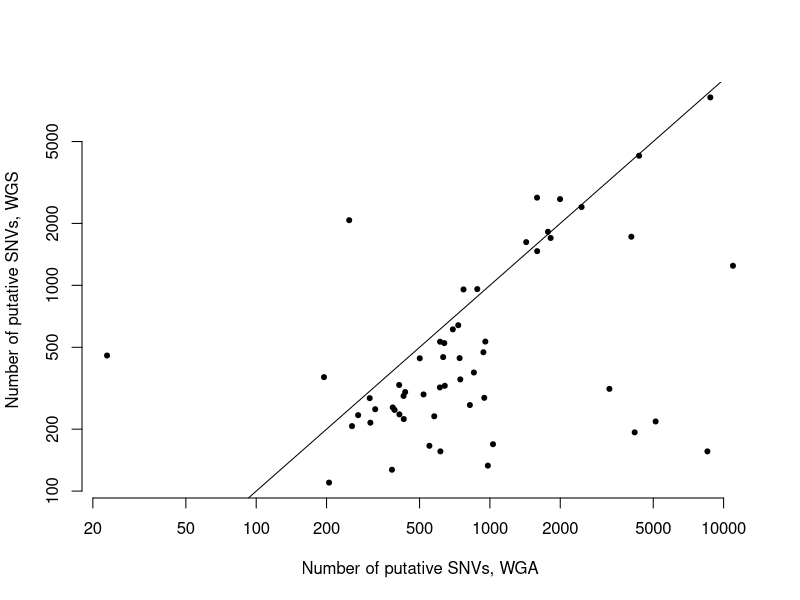
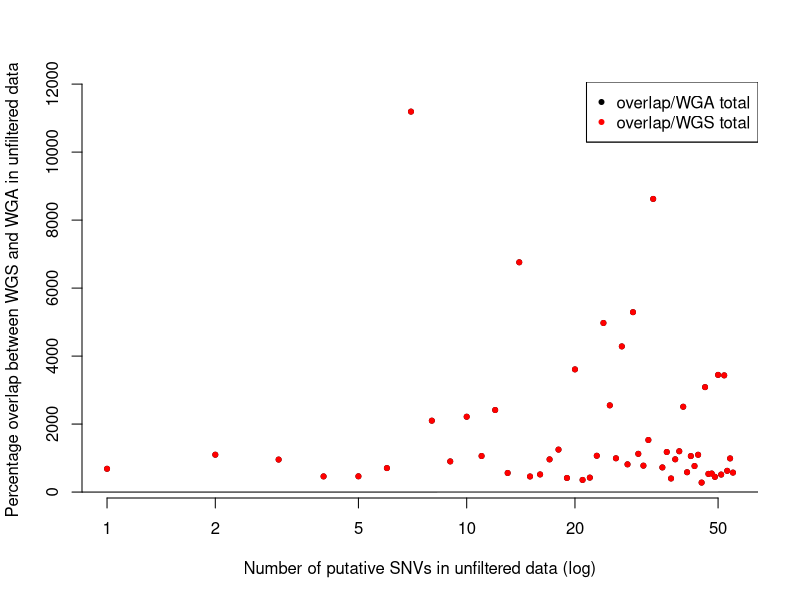
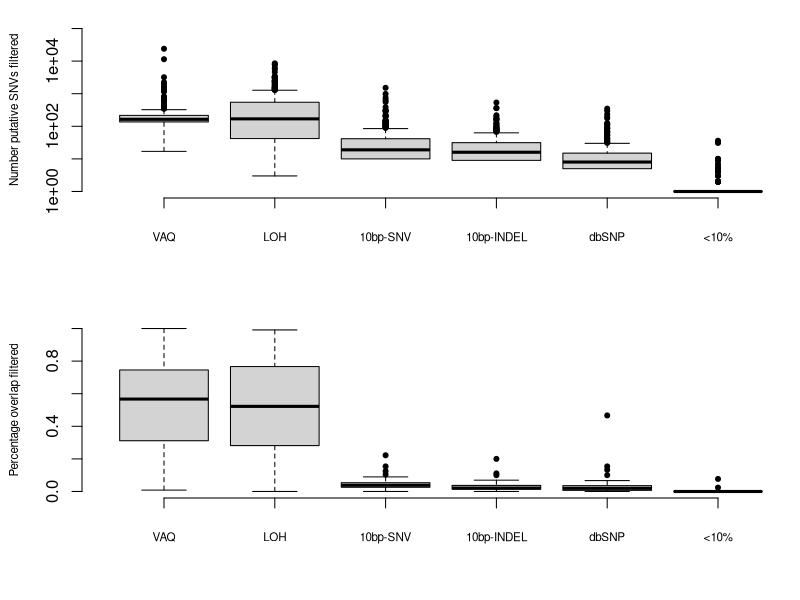
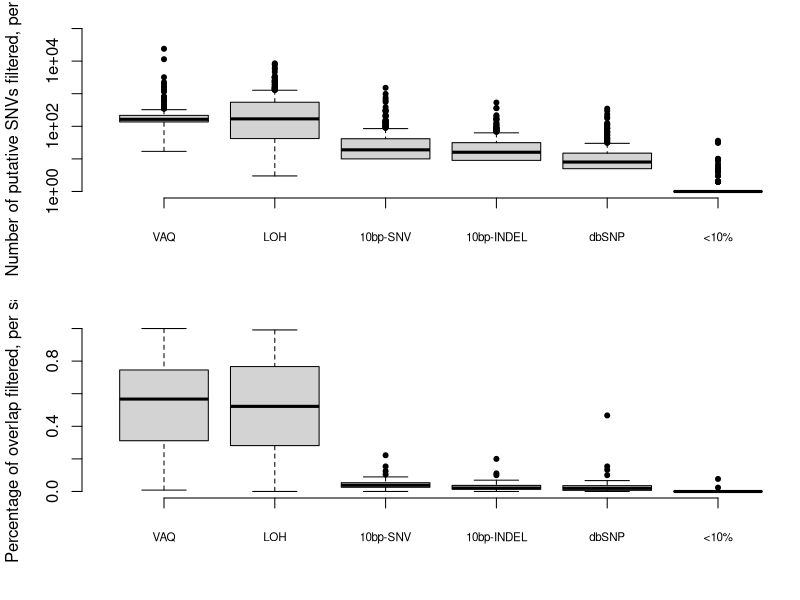
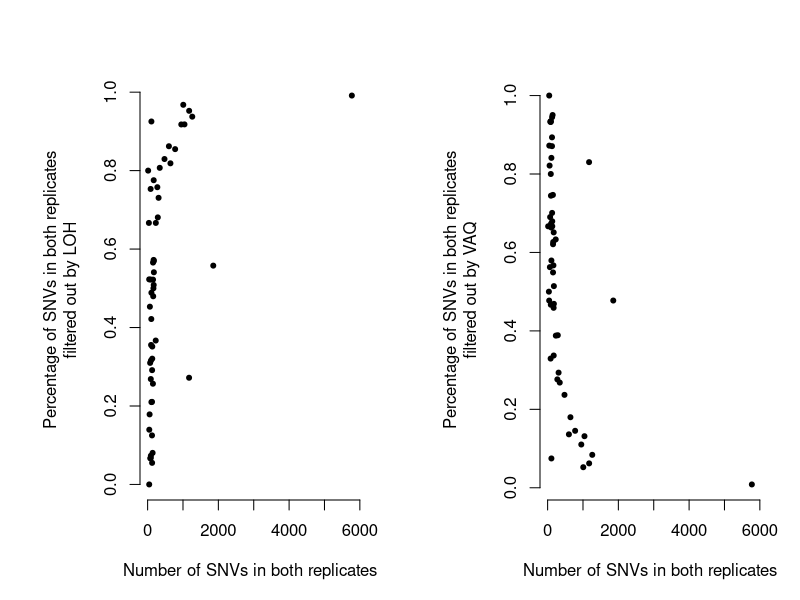

Generate these figures, in order, with R:
## This is the R script (run on a Macbook) to create the figures from the data in FIGURE_DATA

###############
## LOAD DATA ##
###############

data2 = read.table( "../FIGURE_DATA/unfiltered_WGS-WGA_counts.txt", header=T )
data34 = read.table( "../FIGURE_DATA/STD40_unfiltered_overlap.txt", header=T )
data5 = read.table( "../FIGURE_DATA/numbers_excluded_by_filter_MUTATION_CALLS_STD40.txt", header=T )
data6 = read.table( "../FIGURE_DATA/overlap_numbers_excluded_by_filter_MUTATION_CALLS_STD40.txt", header=T )
data78a = read.table( "../FIGURE_DATA/STD40_unfiltered_overlap.txt", header=T )
data78a[ 3:14 ] <- list( NULL )
data78b = read.table( "../FIGURE_DATA/overlap_numbers_excluded_by_filter_MUTATION_CALLS_STD40.txt", header=T )
data78b[ 2:7 ] <- list( NULL )
data78b[ 4:5 ] <- list( NULL )
data78b[ 6:7 ] <- list( NULL )

#########################################################
## FIGURE 2: Number of putative SNVs in WGS versus WGA ##
#########################################################

# pdf( "../FIGURE_PDFS/Figure2.pdf" )
par(bty='n')
plot(data2$C282_count, data2$C484_count, log='xy', pch=20, xlab="Number of putative SNVs, WGA", ylab="Number of putative SNVs, WGS" )
abline(0,1)
# dev.off()

############################
## FIGURE 2 CORERELATIONS ##
############################

# First the Pearson correlation on the raw data
# cor.test(data2$C282_count, data2$C484_count)
# OUTPUT: t = 4.2622, df = 53, p-value = 8.35e-05, 95 percent confidence interval: 0.2770757 0.6794588, cor=0.5052344

# Next the Pearson correlation on the log-transformed data
# cor.test( log(data2$C282_count), log(data2$C484_count) )
# OUTPUT: t = 3.6456, df = 53, p-value = 0.0006086, 95 percent confidence interval: 0.2070558 0.6373449, cor=0.4477571

# Finally the Spearman correlation
# cor.test(data2$C282_count, data2$C484_count, method="spearman")
# OUTPUT: S = 16142.79, p-value = 0.001511, rho=0.4176482

##################################################################################
## FIGURE 3 ORIGINAL: Density of percentage overlap between WGS and WGA samples ##
##################################################################################

# pdf( "../FIGURE_PDFS/Figure3.pdf" )
# figure title (should it ever be needed): Greater % of WGS sample found in overlap than WGA
# amp_frac = density( data34$OVERLAP/data34$TOTAL_WGA.C282., from=0 )
# seq_frac = density( data34$OVERLAP/data34$TOTAL_WGS.C484., from=0 )
# par(bty='n')
# plot( seq_frac$x, seq_frac$y, type='l', col='blue', main="", xlab="Percentage of putative SNVs in a sample also recovered in the samples's technical replicate", ylab="Density")
# legend( "topright", c( "WGS", "WGA" ), col=c( "blue", "red" ), lty=1 )
# lines( amp_frac$x, amp_frac$y, col='red' )
# dev.off()

#############################################################################################################
## FIGURE 3 MOD (ORIGINAL FIGURE 4): Percentage of overlap versus (log) number of putative SNVs per sample ##
#############################################################################################################

#pdf( "../FIGURE_PDFS/Figure3.pdf" )
# when necessary, use the following title: Number of putative SNPs does not correlate with percentage WGS/WGA overlap
par(bty = 'n')
plot( data34$TOTAL, data34$PERCENT_OVERLAP_by_WGA.282, log='x', pch=20, main="", xlab="Number of putative SNVs in unfiltered data (log)", ylab="Percentage overlap between WGS and WGA in unfiltered data" )
points ( data34$TOTAL, data34$PERCENT_OVERLAP_by_WGS.484, pch=20, col="red" )
abline( 0,1 )
legend( 'topright', c( "overlap/WGA total", "overlap/WGS total" ), col=c( 'black', 'red' ) )
legend( 'topright', c( "overlap/WGA total", "overlap/WGS total" ), col=c( 'black', 'red' ), pch=20 )
#dev.off()

############################
## FIGURE 3 CORERELATIONS ##
############################

# First the Pearson correlation on the raw data
# cor.test(data34$TOTAL, data34$PERCENT_OVERLAP_by_WGA.282)
# OUTPUT: t = -0.2989, df = 53, p-value = 0.7662, 95 percent confidence interval: -0.3030232  0.2267410, cor=-0.04102397

# Next the Pearson correlation on the log-transformed data
# cor.test( log(data34$TOTAL), data34$PERCENT_OVERLAP_by_WGA.282 )
# OUTPUT: t = -0.043, df = 53, p-value = 0.9659, 95 percent confidence interval: -0.2707813  0.2597958, cor=-0.005908626

# Finally the Spearman correlation
# cor.test(data34$TOTAL, data34$PERCENT_OVERLAP_by_WGA.282, method="spearman")
# OUTPUT: S = 29268, p-value = 0.6847, rho=-0.05584416

############################################################################################
## FIGURE 4 (ORIG FIGURE 5 and 6): Number of putative SNPs removed by each of six filters ##
############################################################################################

# pdf( "../FIGURE_PDFS/Figure4.pdf", width=6, height=5 )
par(bty='n', mfrow=c(2,1), mar=c(5.1,4.1,1.1,0))
boxplot( data5[,c(5,7,4,3,6,8)], log='y', ylim=c(1,100000), xaxt='n', cex.lab=0.7, pch=20, ylab="Number putative SNVs filtered" )
axis( 1, at=1:6, padj=0.8, cex.axis=0.7, labels=c( "VAQ", "LOH", "10bp-SNV", "10bp-INDEL", "dbSNP", "<10%" ) )
boxplot( data6[,c(9,13,7,5,11,15)], ylim=c(0,1), xaxt='n', cex.lab=0.7, ylab="Percentage overlap filtered", pch=20 )
axis( 1, at=1:6, padj = 0.8, cex.axis=0.7, labels=c( "VAQ", "LOH", "10bp-SNV", "10bp-INDEL", "dbSNP", "<10%" ) )
# dev.off()

##############################################################
## FIGURE 5 IS MADE IN THE SCRIPT Jacquard.R IN THIS FOLDER ##
##############################################################

##############################################################################################################################################
## FIGURE 6 (ORIG FIGURES 7 AND 8): Percentage of replicate SNVs filtered out by LOH, as a function of the total number of overlapping SNVs ##
##############################################################################################################################################

LOH_VAQ_data <- merge( data78a, data78b, by="SAMPLE" )
names( LOH_VAQ_data )[ names( LOH_VAQ_data )=="FILT_5_COUNT" ] <- "VAQ_COUNT"
names( LOH_VAQ_data )[ names( LOH_VAQ_data )=="FILT_7_COUNT" ] <- "LOH_COUNT"
names( LOH_VAQ_data )[ names( LOH_VAQ_data )=="FILT_5_PERCENT" ] <- "VAQ_PERCENT"
names( LOH_VAQ_data )[ names( LOH_VAQ_data )=="FILT_7_PERCENT" ] <- "LOH_PERCENT"

# note that this is pretty close to 1.00 every time, hence the inversion...
LOH_VAQ_data$SUM=LOH_VAQ_data$LOH_PERCENT + LOH_VAQ_data$VAQ_PERCENT

pdf( "../FIGURE_PDFS/Figure6.pdf", width=10, height=5 )
par(bty='n', mfrow=c(1,2), mar=c(5,7,4,2) )
plot( LOH_VAQ_data$OVERLAP, LOH_VAQ_data$LOH_PERCENT, xlab="Number of SNVs in both replicates", ylab="Percentage of SNVs in both replicates\nfiltered out by LOH", pch=20 )
plot( LOH_VAQ_data$OVERLAP, LOH_VAQ_data$VAQ_PERCENT, xlab="Number of SNVs in both replicates", ylab="Percentage of SNVs in both replicates\nfiltered out by VAQ", pch=20 )
dev.off()


##############
## OLD CODE ##
##############

# make density of each filter removal

#pdf( "../FIGURE_PDFS/Figure4.pdf", width=6, height=5 )
par(bty='n', mar=c(5.1,4.1,1.1,0))
boxplot( data5[,c(5,7,4,3,6,8)], log='y', ylim=c(1,100000), xaxt='n', pch=20, ylab="Number of putative SNVs filtered, per sample" )
axis( 1, at=1:6, padj=0.8, cex.axis=0.7, labels=c( "VAQ", "LOH", "10bp-SNV", "10bp-INDEL", "dbSNP", "<10%" ) )
#dev.off()


#pdf( "../FIGURE_PDFS/Figure5.pdf", width=6, height=5 )
par(bty='n', mar=c(5.1,4.1,1.1,0))
boxplot( data6[,c(9,13,7,5,11,15)], ylim=c(0,1), xaxt='n', ylab="Percentage of overlap filtered, per sample", pch=20 )
axis( 1, at=1:6, padj = 0.8, cex.axis=0.7, labels=c( "VAQ", "LOH", "10bp-SNV", "10bp-INDEL", "dbSNP", "<10%" ) )
#dev.off()
